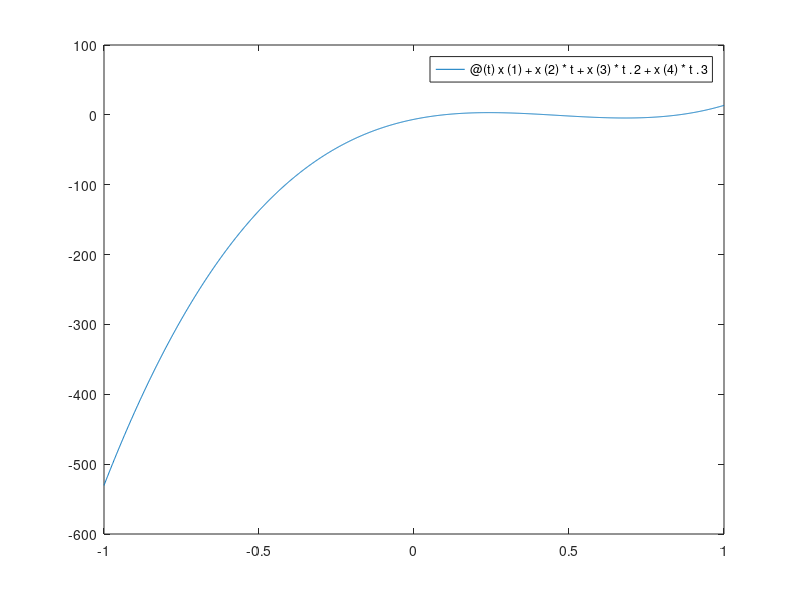

Here is the MATLAB script that generated this plot:
clear; clc; format short;

A = [1 1/2 1/3 1/4;
    1/2 1/3 1/4 1/5;
    1/3 1/4 1/5 1/6;
    1/4 1/5 1/6 1/7];
b = [0.1; 0.2; 0.3; 0.4];
x = A\b;

p = @(t) x(1) + x(2)*t + x(3)*t.^2 + x(4)*t.^3
fplot(p, [-1,1]);
